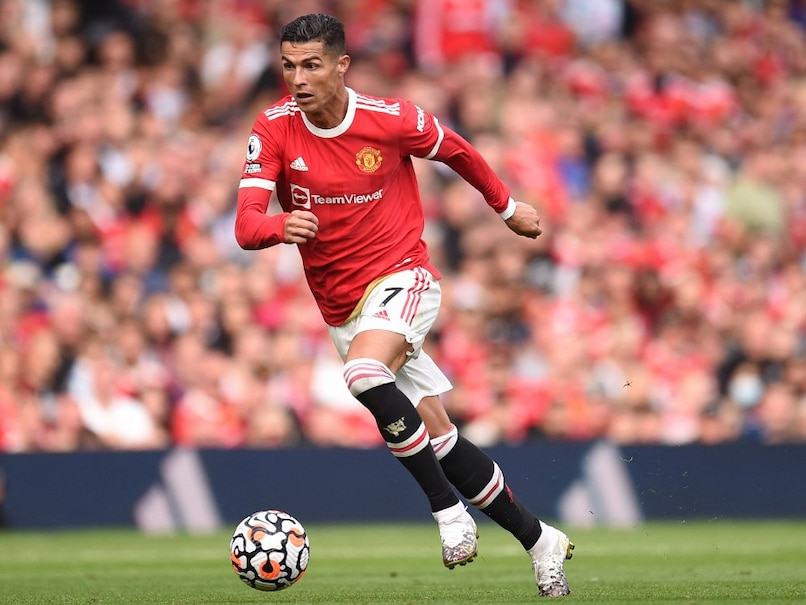
#> input picture ronaldo.jpg, 806 x 605 px
$ jupyter execute '2 Image Scaling.ipynb'
#> lines starting #> are read from the running program, lines starting #| are printed output that depends on the picture
# **Table of contents:**

- Image Translation
- **Image Scaling**
- Image Shearing
 - Shearing in the x-axis Direction
 - Shearing in the y-axis Direction
- Image Reflection
- Image Rotation
- Image Cropping

---

## **Scaling**

The technique of resizing a digital image is known as image scaling. Although OpenCV includes a built-in method called [cv2.resize()](https://docs.opencv.org/4.x/da/d54/group__imgproc__transform.html#ga47a974309e9102f5f08231edc7e7529d), we'll still use matrix multiplication to complete the transformation. The scaling matrix is depicted below:

> Sx and Sy are the scaling factors for x-axis and y-axis, respectively.

---

### Python Code:

[cell 1]
import numpy as np
import cv2
import matplotlib.pyplot as plt

# read the input image
img = cv2.imread("ronaldo.jpg")
#> img is the input picture: shape (605, 806, 3); mean B, G, R 110.1, 119.8, 164.9
# convert from BGR to RGB so we can plot using matplotlib
img = cv2.cvtColor(img, cv2.COLOR_BGR2RGB)
# disable x & y axis
plt.axis('off')
# show the image
plt.imshow(img)
plt.show()
# get the image shape
rows, cols, dim = img.shape
#> rows = 605; cols = 806; dim = 3

#transformation matrix for Scaling
M = np.float32([[1.8, 0  , 0],
            	[0,   1.4, 0],
            	[0,   0,   1]])

# apply a perspective transformation to the image
scaled_img = cv2.warpPerspective(img,M,(cols*2,rows*2))
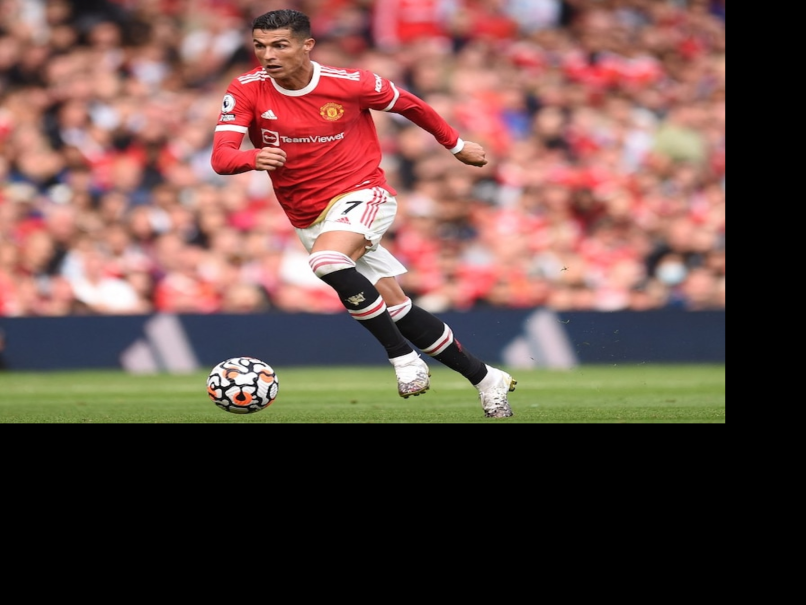
#> scaled_img: shape (1210, 1612, 3) (shown at 1/2 size); mean R, G, B 103.9, 75.4, 69.3
# disable x & y axis
plt.axis('off')
# show the resulting image
plt.imshow(scaled_img)
plt.show()
# save the resulting image to disk
plt.imsave("ronaldo_scaled.jpg", scaled_img)
